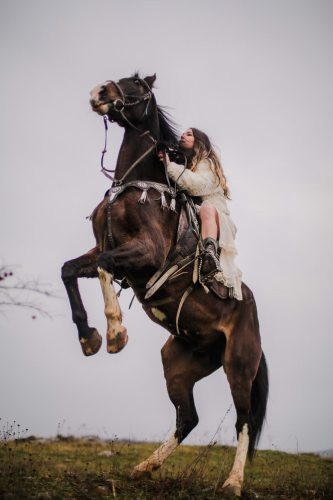
#> input picture Assests/horse.jpeg, 333 x 500 px
$ python drawingCircle.py
#> lines starting #> are read from the running program, lines starting #| are printed output that depends on the picture; after the words box and inside, x2 and y2 are one past the last pixel; in counts of white or black regions, pixels touching at a corner belong together
import numpy as np
import cv2
filename = 'Assests/horse.jpeg'

image = cv2.imread(filename)
#> image is the input picture: shape (500, 333, 3); mean B, G, R 146, 146.7, 154.6
cv2.circle(image,
            (80,80),
            50,
            (255,0,0),
            -1)
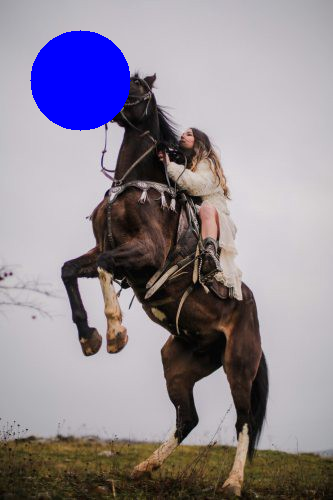
#> image: shape (500, 333, 3); 4.71% of pixels changed, all inside (x1, y1, x2, y2) = (30, 30, 131, 131)

cv2.imshow("idk man, it's late", image)
cv2.waitKey(0)
cv2.destroyAllWindows()

#for other shapes - https://www.javatpoint.com/opencv-drawing-functions

$ run again, with Assests/water.jpeg copied over Assests/horse.jpeg
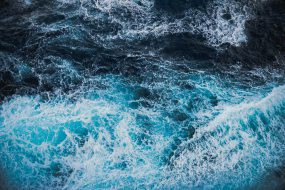
#> input picture Assests/water.jpeg, 285 x 190 px
#> image is the input picture: shape (190, 285, 3); mean B, G, R 134.3, 113.8, 72.6
#> `cv2.circle(image, (80,80), 50, (255,0,0), -1)`:
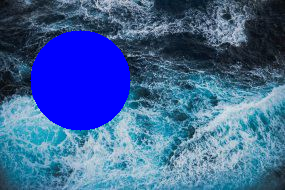
#> image: shape (190, 285, 3); 14.49% of pixels changed, all inside (x1, y1, x2, y2) = (30, 30, 131, 131)

$ run again, with Assests/road.jpg copied over Assests/horse.jpeg
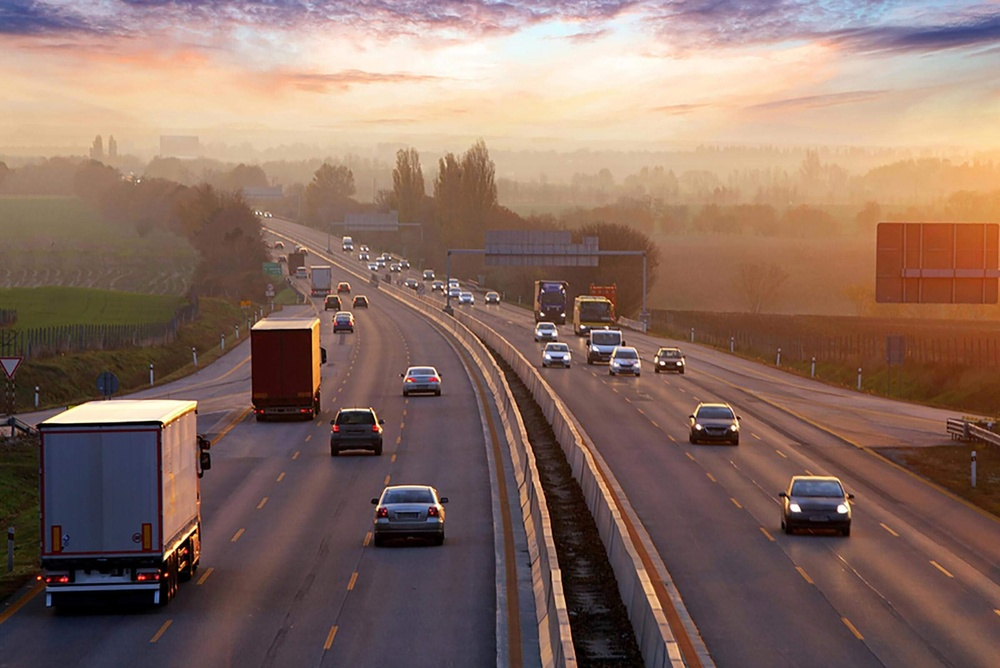
#> input picture Assests/road.jpg, 1000 x 668 px, shrunk from 2400 x 1603 before the run
#> image is the input picture: shape (668, 1000, 3); mean B, G, R 98.4, 109.4, 136.3
#> `cv2.circle(image, (80,80), 50, (255,0,0), -1)`:
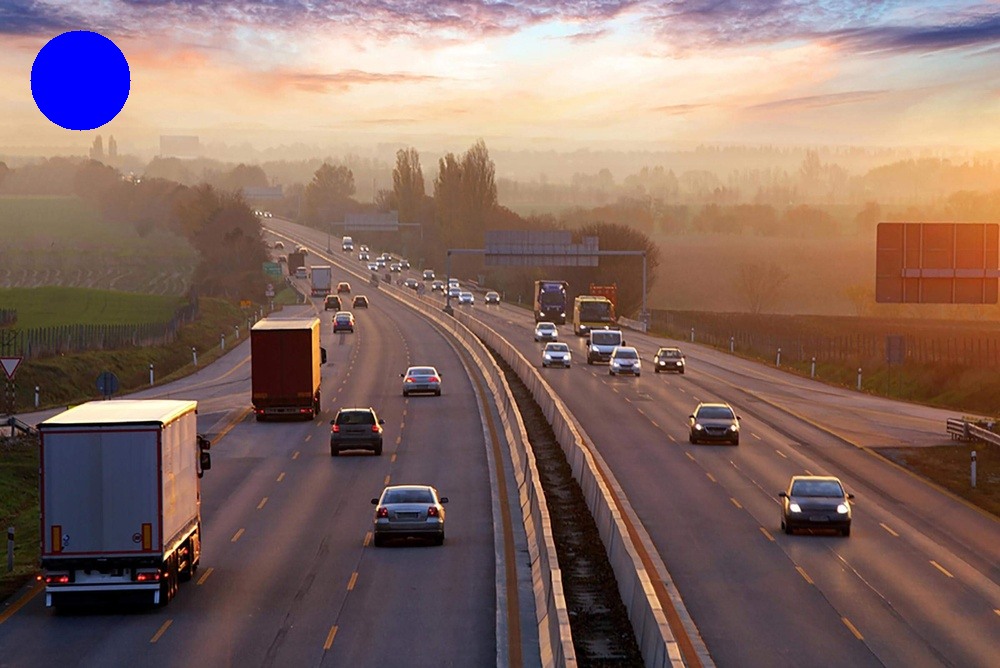
#> image: shape (668, 1000, 3); 1.17% of pixels changed, all inside (x1, y1, x2, y2) = (30, 30, 131, 131)
